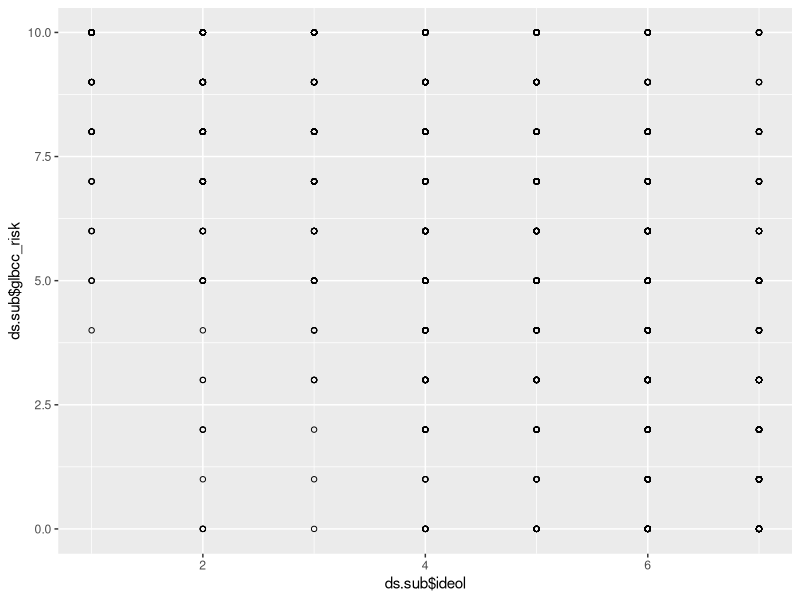
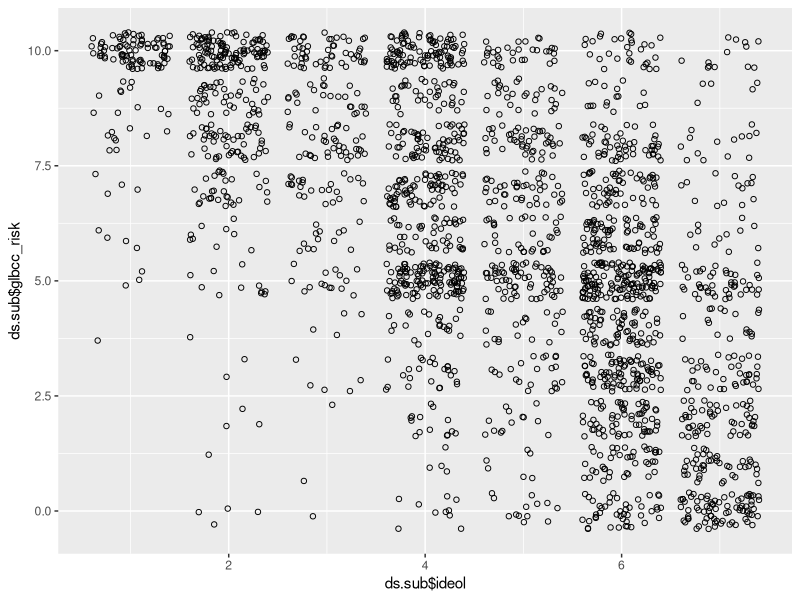
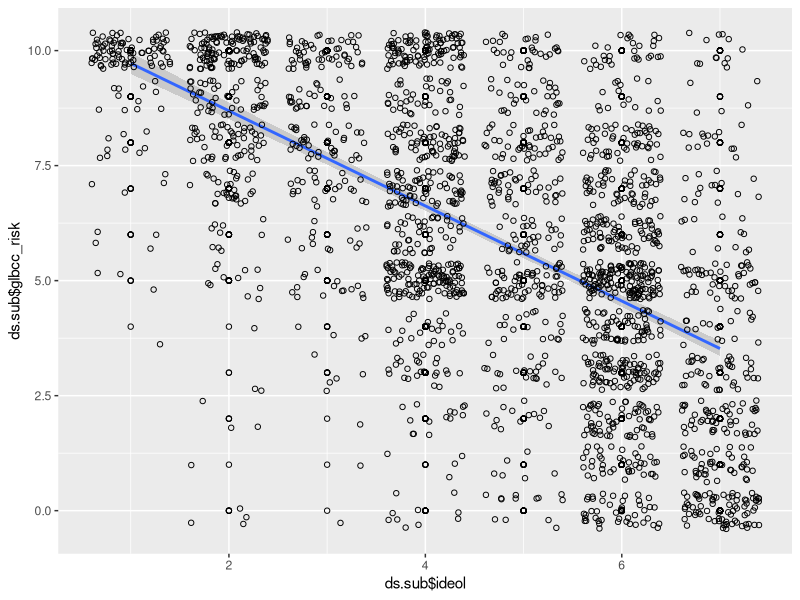
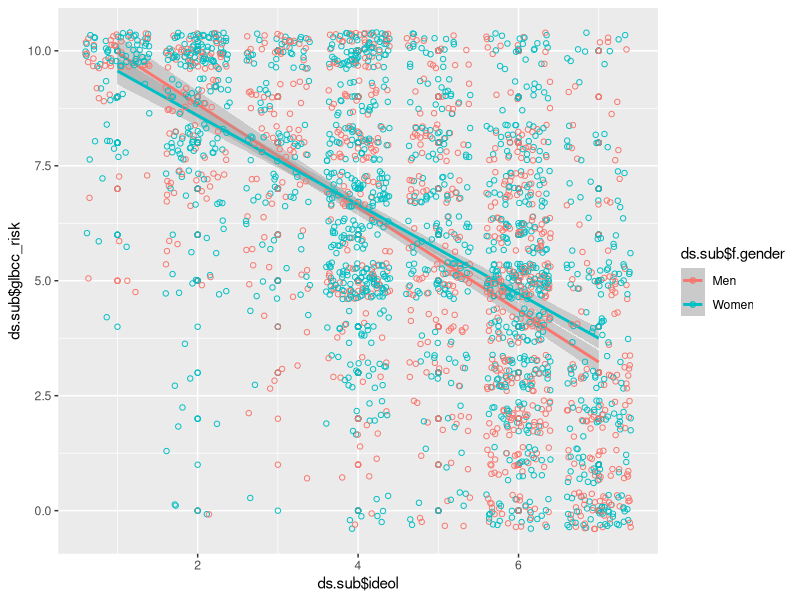
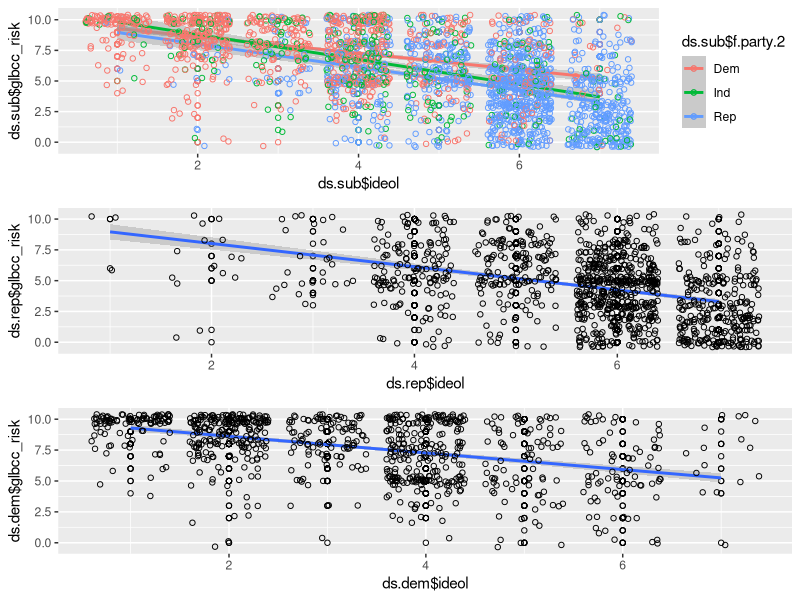
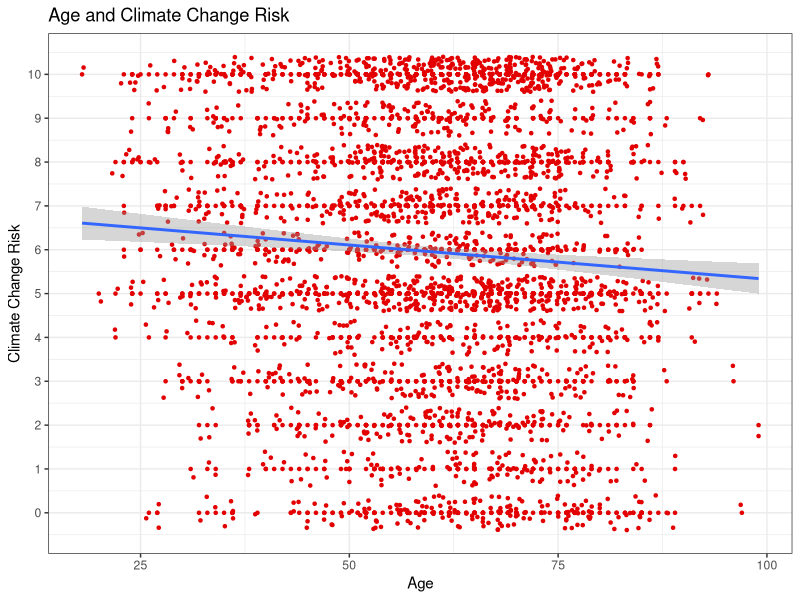

The R script that drew these images, in order:
## ---- chunk 1
knitr::opts_chunk$set(echo = TRUE)
setwd("~/Methods Labs")
ds <- read.csv("Class Data Set Factored.csv")
library(ggplot2)
library(psych)
library(car)
library(vcd)
library(grid)
library(gridExtra)
options(scipen = 999)
## ---- chunk 2
x <- c(25,27,29)
y <- c(5,15,9)
## ---- chunk 3
xdev <- x-mean(x)
ydev <- y-mean(y)
## ---- chunk 4
xdev_ydev <- xdev*ydev
xdev_ydev
## ---- chunk 5
sum <- sum(xdev_ydev)
## ---- chunk 6
cov_xy <- (1/(3-1))*sum
cov_xy
## ---- chunk 7
cov(x,y)
## ---- chunk 8
cov(ds$glbcc_cert, ds$glbcc_risk, use = "complete.obs")
## ---- chunk 9
cov(ds$income, ds$glbcc_risk, use = "complete.obs")
## ---- chunk 10
x <- c(25,27,29)
y <- c(5,15,9)
xdev <- x-mean(x)
ydev <- y-mean(y)
xdev_ydev <- xdev*ydev
sum <- sum(xdev_ydev)
cov_xy <- (1/(3-1))*sum
cov_xy
## ---- chunk 11
stnd.dev <- sd(x)*sd(y)
## ---- chunk 12
cov_xy/stnd.dev
## ---- chunk 13
numerator <- cov(ds$glbcc_cert, ds$glbcc_risk, use = "complete.obs")
denominator <- sd(ds$glbcc_cert, na.rm = T)*sd(ds$glbcc_risk, na.rm = T)
numerator/denominator
## ---- chunk 14
ds.sub <- subset(ds, select = c(glbcc_risk, ideol, f.gender, f.party.2))
ds.sub <- na.omit(ds.sub)
## ---- chunk 15
ds.sub$x <- ds.sub$glbcc_risk
ds.sub$y <- ds.sub$ideol
## ---- chunk 16
xbar <- mean(ds.sub$x)
ybar <- mean(ds.sub$y)
## ---- chunk 17
x.m.xbar <- ds.sub$x - xbar
y.m.ybar <- ds.sub$y - ybar
## ---- chunk 18
n <- length(ds.sub$x)
n
## ---- chunk 19
cov.xy <- (sum(x.m.xbar*y.m.ybar))/(n-1)
cov.xy
## ---- chunk 20
sd.x <- sqrt((sum(x.m.xbar^2))/(n-1))
sd.x
## ---- chunk 21
sd.y <- sqrt((sum(y.m.ybar^2))/(n-1))
sd.y
## ---- chunk 22
sd.xy <- sd.x*sd.y
## ---- chunk 23
cov.xy/sd.xy
## ---- chunk 24
cor(ds.sub$glbcc_risk, ds.sub$ideol)
## ---- chunk 25
cor(ds$income, ds$glbcc_risk, use = "complete.obs")
## ---- chunk 26
cor.test(ds$income, ds$glbcc_risk, use="complete.obs")
## ---- chunk 27
cor.test(ds$ideol, ds$glbcc_risk)
## ---- chunk 28
group <- data.frame(ds$glbcc_risk, ds$ideol, ds$income, ds$age)
## ---- chunk 29
cor(group, use = "complete.obs")
## ---- chunk 30
print(corr.test(group, use = "complete.obs"), short = FALSE)
## ---- chunk 31
ggplot(ds.sub, aes(x=ds.sub$ideol, y=ds.sub$glbcc_risk)) +
  geom_point(shape=1)
## ---- chunk 32
ggplot(ds.sub, aes(x=ds.sub$ideol, y=ds.sub$glbcc_risk)) +
  geom_jitter(shape=1)
## ---- chunk 33
cor(ds.sub$ideol, ds.sub$glbcc_risk, use = "complete.obs")

## ---- chunk 34
ggplot(ds.sub, aes(x=ds.sub$ideol, y=ds.sub$glbcc_risk)) +
  geom_point(shape=1) +
  geom_smooth(method = lm) +
  geom_jitter(shape=1)
## ---- chunk 35
ggplot(ds.sub, aes(x=ds.sub$ideol, y=ds.sub$glbcc_risk, color=ds.sub$f.gender)) +
  geom_point(shape=1) +
  geom_smooth(method = lm) +
  geom_jitter(shape=1)
## ---- chunk 36
ds.rep <- subset(ds.sub, f.party.2=="Rep")
ds.dem <- subset(ds.sub, f.party.2=="Dem")
## ---- chunk 37
cor.test(ds.rep$ideol, ds.rep$glbcc_risk)
cor.test(ds.dem$ideol, ds.dem$glbcc_risk)
## ---- chunk 38
rep <- ggplot(ds.rep, aes(x=ds.rep$ideol, y=ds.rep$glbcc_risk)) +
  geom_point(shape=1) +
  geom_smooth(method=lm) +
  geom_jitter(shape=1)

dem <- ggplot(ds.dem, aes(x=ds.dem$ideol, y=ds.dem$glbcc_risk)) +
  geom_point(shape=1) +
  geom_smooth(method=lm) +
  geom_jitter(shape=1)

party <- ggplot(ds.sub, aes(x=ds.sub$ideol, y=ds.sub$glbcc_risk, color = ds.sub$f.party.2)) +
  geom_point(shape=1) +
  geom_smooth(method=lm) +
  geom_jitter(shape=1)

grid.arrange(party, rep, dem)
## ---- chunk 39
sub.ds <- subset(ds, select = c("glbcc_risk", "age"))
sub.ds <- na.omit(sub.ds)
## ---- chunk 40
describe(sub.ds$age)
## ---- chunk 41
cor.test(sub.ds$glbcc_risk, sub.ds$age)
## ---- chunk 42
ggplot(sub.ds, aes(y=sub.ds$glbcc_risk, x=sub.ds$age)) +
  geom_point(shape=20, color = "#e20000") +
  geom_jitter(shape=20, color = "#e20000") +
  geom_smooth(method = lm) +
  xlab("Age") +
  ylab("Climate Change Risk") +
  ggtitle("Age and Climate Change Risk") +
  scale_y_continuous(breaks = c(0:10),
                     labels = c("0","1","2", "3", "4", "5", "6", "7", "8", "9", "10")) +
  theme_bw()
